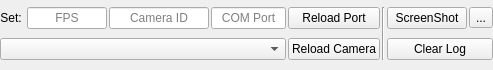
       <widget class="QFrame" name="frame_2">
        <property name="sizePolicy">
         <sizepolicy hsizetype="Preferred" vsizetype="Minimum">
          <horstretch>0</horstretch>
          <verstretch>0</verstretch>
         </sizepolicy>
        </property>
        <property name="maximumSize">
         <size>
          <width>16777215</width>
          <height>70</height>
         </size>
        </property>
        <property name="frameShape">
         <enum>QFrame::Shape::NoFrame</enum>
        </property>
        <property name="frameShadow">
         <enum>QFrame::Shadow::Plain</enum>
        </property>
        <layout class="QGridLayout" name="gridLayout_3">
         <property name="leftMargin">
          <number>0</number>
         </property>
         <property name="topMargin">
          <number>0</number>
         </property>
         <property name="rightMargin">
          <number>0</number>
         </property>
         <property name="bottomMargin">
          <number>2</number>
         </property>
         <property name="spacing">
          <number>2</number>
         </property>
         <item row="0" column="4">
          <widget class="QLineEdit" name="lineEditComPort">
           <property name="maximumSize">
            <size>
             <width>75</width>
             <height>16777215</height>
            </size>
           </property>
           <property name="focusPolicy">
            <enum>Qt::FocusPolicy::StrongFocus</enum>
           </property>
           <property name="alignment">
            <set>Qt::AlignmentFlag::AlignCenter</set>
           </property>
           <property name="placeholderText">
            <string>COM Port</string>
           </property>
           <property name="clearButtonEnabled">
            <bool>false</bool>
           </property>
          </widget>
         </item>
         <item row="1" column="5">
          <widget class="QPushButton" name="pushButtonReloadCamera">
           <property name="text">
            <string>Reload Camera</string>
           </property>
          </widget>
         </item>
         <item row="0" column="6" rowspan="2">
          <widget class="Line" name="line">
           <property name="orientation">
            <enum>Qt::Orientation::Vertical</enum>
           </property>
          </widget>
         </item>
         <item row="0" column="7">
          <widget class="QPushButton" name="pushButtonScreenShot">
           <property name="text">
            <string>ScreenShot</string>
           </property>
           <property name="checkable">
            <bool>false</bool>
           </property>
           <property name="default">
            <bool>false</bool>
           </property>
           <property name="flat">
            <bool>false</bool>
           </property>
          </widget>
         </item>
         <item row="1" column="7" colspan="2">
          <widget class="QPushButton" name="pushButtonClearLog">
           <property name="text">
            <string>Clear Log</string>
           </property>
          </widget>
         </item>
         <item row="0" column="8">
          <widget class="QToolButton" name="toolButtonOpenScreenShotDir">
           <property name="text">
            <string>...</string>
           </property>
          </widget>
         </item>
         <item row="0" column="5">
          <widget class="QPushButton" name="pushButtonReloadPort">
           <property name="autoFillBackground">
            <bool>false</bool>
           </property>
           <property name="text">
            <string>Reload Port</string>
           </property>
           <property name="flat">
            <bool>false</bool>
           </property>
           <property name="class" stdset="0">
            <string>h1_subtitle</string>
           </property>
          </widget>
         </item>
         <item row="0" column="3">
          <widget class="QLineEdit" name="lineEditCameraID">
           <property name="maximumSize">
            <size>
             <width>100</width>
             <height>16777215</height>
            </size>
           </property>
           <property name="focusPolicy">
            <enum>Qt::FocusPolicy::StrongFocus</enum>
           </property>
           <property name="alignment">
            <set>Qt::AlignmentFlag::AlignCenter</set>
           </property>
           <property name="placeholderText">
            <string>Camera ID</string>
           </property>
          </widget>
         </item>
         <item row="0" column="2">
          <widget class="QLineEdit" name="lineEditFPS">
           <property name="maximumSize">
            <size>
             <width>80</width>
             <height>16777215</height>
            </size>
           </property>
           <property name="focusPolicy">
            <enum>Qt::FocusPolicy::StrongFocus</enum>
           </property>
           <property name="alignment">
            <set>Qt::AlignmentFlag::AlignCenter</set>
           </property>
           <property name="placeholderText">
            <string>FPS</string>
           </property>
          </widget>
         </item>
         <item row="0" column="1">
          <widget class="QLabel" name="label">
           <property name="text">
            <string>Set: </string>
           </property>
           <property name="alignment">
            <set>Qt::AlignmentFlag::AlignRight|Qt::AlignmentFlag::AlignTrailing|Qt::AlignmentFlag::AlignVCenter</set>
           </property>
          </widget>
         </item>
         <item row="1" column="1" colspan="4">
          <widget class="QComboBox" name="comboBoxCameraNames">
           <property name="enabled">
            <bool>true</bool>
           </property>
           <property name="toolTip">
            <string>Camera Name</string>
           </property>
           <property name="toolTipDuration">
            <number>1</number>
           </property>
           <property name="editable">
            <bool>false</bool>
           </property>
           <property name="currentText">
            <string/>
           </property>
           <property name="currentIndex">
            <number>-1</number>
           </property>
           <property name="maxVisibleItems">
            <number>10</number>
           </property>
          </widget>
         </item>
        </layout>
       </widget>
